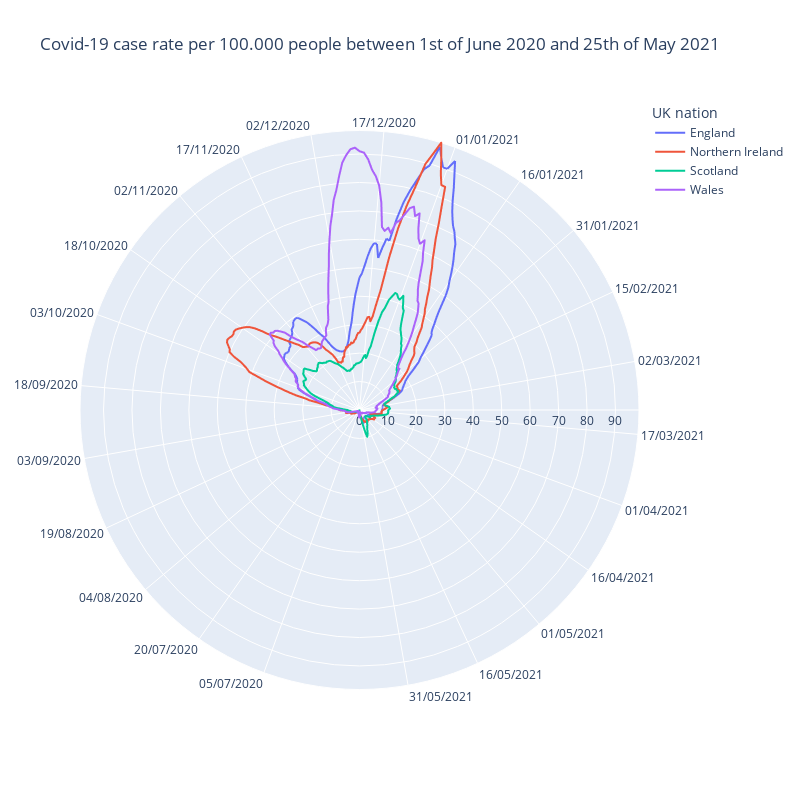

Notebook source saved alongside this figure:
### Markdown cell above
## Further Examples

These further examples combine our previously covered knowledge of position scales and colour with appropriate annotations to bring clarity to the story.
 
### Coordinate systems for Time Series

The following figures show two ways of plotting a time series. In this case, _Case numbers per 10,000_. We also demonstrate interactive plot annotations using `plotly`. 


<!-- Camila's plots, with commentary of the different axes -->

### Code cell
from datetime import datetime
import plotly.express as px

plt.rcParams["figure.figsize"] = (16, 8)
df_uk_cases = pd.read_csv('../data/data_2021-Aug-01.csv', sep=',', parse_dates=['date'])

# select 1 year data (360 days)
df_uk_cases_1y = df_uk_cases[(df_uk_cases['date']>='2020-06-06') & (df_uk_cases['date']<'2021-06-01')].copy()

# normalise case per population
def normalise(cases,country):
    # population estimates from https://www.ons.gov.uk/peoplepopulationandcommunity/populationandmigration/populationestimates/datasets/populationestimatesforukenglandandwalesscotlandandnorthernireland
    norm =  {'England': 56550138, 'Wales': 3169586, 'Scotland': 5466000, 'Northern Ireland': 1895510}
    return cases / norm[country] *100000

df_uk_cases_1y['casesNormalised'] = df_uk_cases_1y.apply(lambda row: normalise(row.newCasesBySpecimenDate, row.areaName),axis=1)

# rolling mean of 1 week
df_uk_cases_1y['cases'] = df_uk_cases_1y['casesNormalised'].rolling(window=7).mean()

# Plotting typical time series plot
sns.lineplot(data=df_uk_cases_1y,x='date',y='cases',hue='areaName',legend='full')
plt.xlabel("Date")
plt.ylabel("Case rate per 100.000 people ")
# add title
plt.title('Covid-19 case rate per 100.000 people between 6th of June 2020 and 1st of June 2021')
plt.legend(bbox_to_anchor=(.80, 0.8), loc=2);


## annotations
plt.annotate(text="7 day moving average", xy=(.2,.075), xytext=(.1,.25), arrowprops={"arrowstyle":"->",
                                                                                    "color":'k',}, 
             xycoords='axes fraction', textcoords='axes fraction')

plt.show()

# Plotting polar figure
df_uk_cases_1y['dayofyear'] = df_uk_cases_1y['date'].apply(lambda x: x.strftime("%d/%m/%Y"))

fig = px.line_polar(df_uk_cases_1y, r='cases', theta='dayofyear', start_angle=100+180, direction='counterclockwise',
                    color='areaName', line_close=False,
                    title='Covid-19 case rate per 100.000 people between 1st of June 2020 and 25th of May 2021',
                    width=800, height=800,
                    labels={
                        "casesNormalised": "Case rate per 100.000 people ",
                        "dayofyear": "Date",
                        "areaName": "UK nation",
                    },
                    )
fig.update_polars(angularaxis_type="category",radialaxis=dict(visible=True),
angularaxis = dict(
        thetaunit = "degrees",
        dtick =15
      ))

fig.show()

### Figure 1 — Plotly figure (JSON) as saved in the notebook; plotly's stock layout.template omitted (floating-point values rounded to 4 significant figures; data arrays with more than 128 entries replaced by an {"elided": "..."} marker saying what was removed)
{"data": [{"hovertemplate": "UK nation=England<br>cases=%{r}<br>Date=%{theta}<extra></extra>", "legendgroup": "England", "line": {"color": "#636efa", "dash": "solid"}, "mode": "lines", "name": "England", "r": {"elided": "360 float values"}, "showlegend": true, "subplot": "polar", "theta": {"elided": "360 str values"}, "type": "scatterpolargl"}, {"hovertemplate": "UK nation=Northern Ireland<br>cases=%{r}<br>Date=%{theta}<extra></extra>", "legendgroup": "Northern Ireland", "line": {"color": "#EF553B", "dash": "solid"}, "mode": "lines", "name": "Northern Ireland", "r": {"elided": "360 float values"}, "showlegend": true, "subplot": "polar", "theta": {"elided": "360 str values"}, "type": "scatterpolargl"}, {"hovertemplate": "UK nation=Scotland<br>cases=%{r}<br>Date=%{theta}<extra></extra>", "legendgroup": "Scotland", "line": {"color": "#00cc96", "dash": "solid"}, "mode": "lines", "name": "Scotland", "r": {"elided": "360 float values"}, "showlegend": true, "subplot": "polar", "theta": {"elided": "360 str values"}, "type": "scatterpolargl"}, {"hovertemplate": "UK nation=Wales<br>cases=%{r}<br>Date=%{theta}<extra></extra>", "legendgroup": "Wales", "line": {"color": "#ab63fa", "dash": "solid"}, "mode": "lines", "name": "Wales", "r": {"elided": "360 float values"}, "showlegend": true, "subplot": "polar", "theta": {"elided": "360 str values"}, "type": "scatterpolargl"}], "layout": {"height": 800, "legend": {"title": {"text": "UK nation"}, "tracegroupgap": 0}, "polar": {"angularaxis": {"direction": "counterclockwise", "dtick": 15, "rotation": -80, "thetaunit": "degrees", "type": "category"}, "domain": {"x": [0, 1], "y": [0, 1]}, "radialaxis": {"visible": true}}, "title": {"text": "Covid-19 case rate per 100.000 people between 1st of June 2020 and 25th of May 2021"}, "width": 800}}
